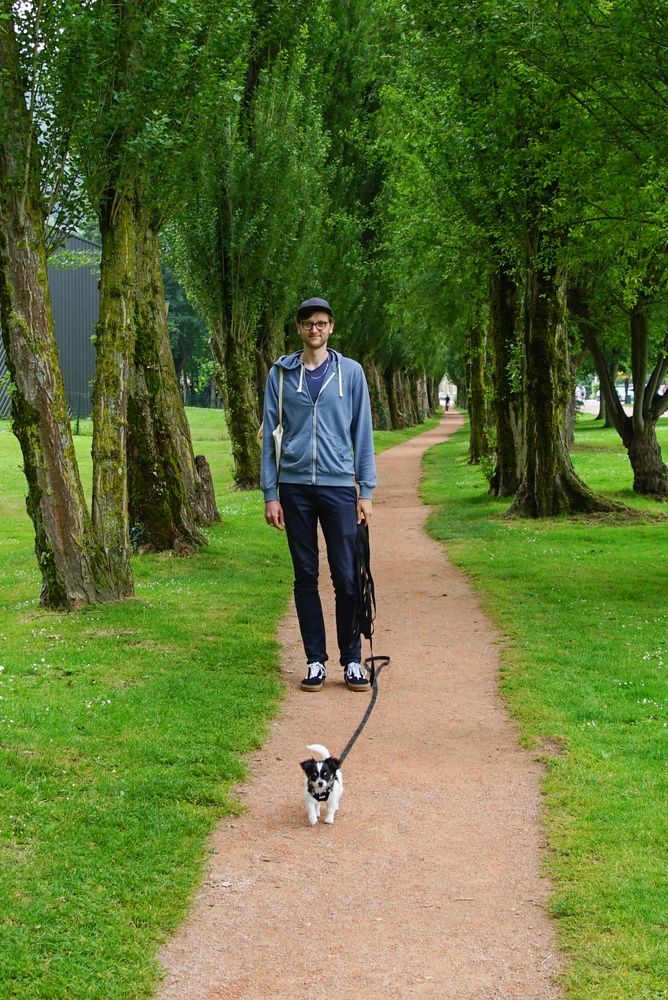
#> input picture data/image.jpg, 668 x 1000 px, shrunk from 1588 x 2378 before the run, found by its file name
$ python normalize.py
#> lines starting #> are read from the running program, lines starting #| are printed output that depends on the picture
import cv2
import numpy as np

image = cv2.imread("image.jpg")
#> image is the input picture: shape (1000, 668, 3); mean B, G, R 56.1, 114.4, 97
image_norm = cv2.normalize(image, None, 25, 255, cv2.NORM_MINMAX)
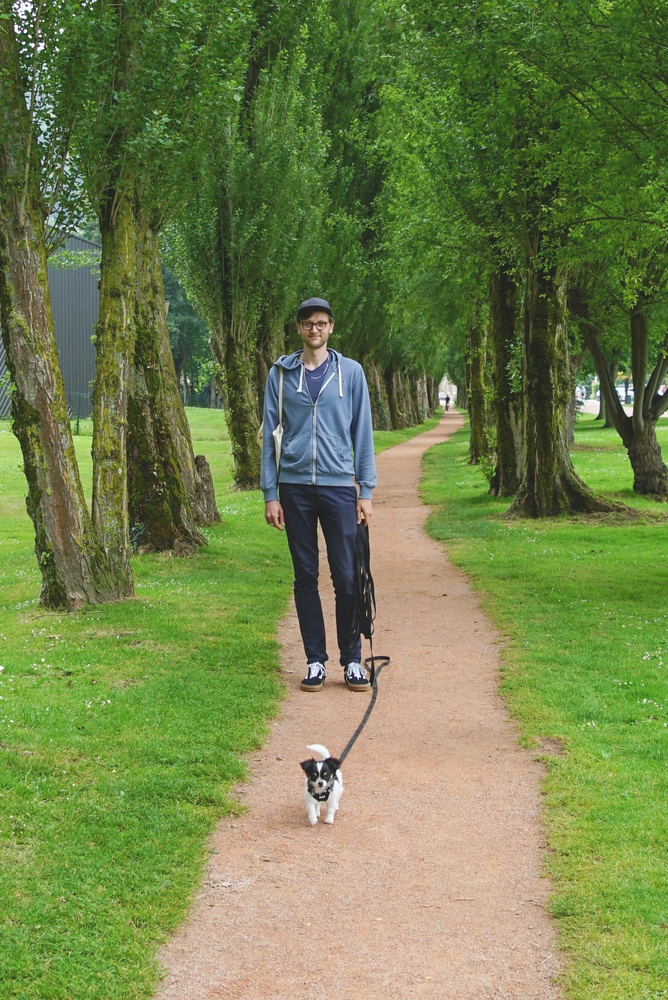
#> image_norm: shape (1000, 668, 3); mean B, G, R 75.6, 128.2, 112.5
cv2.imwrite("image_norm.jpg", image_norm)
